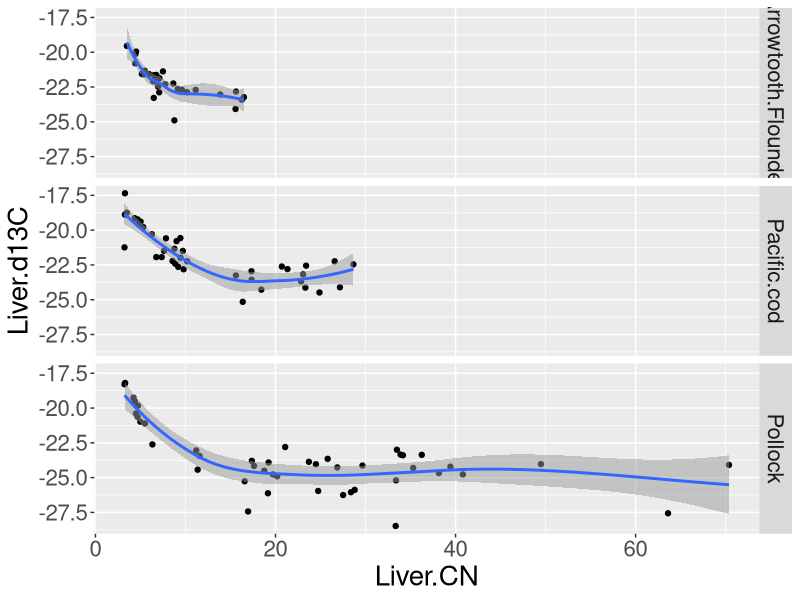
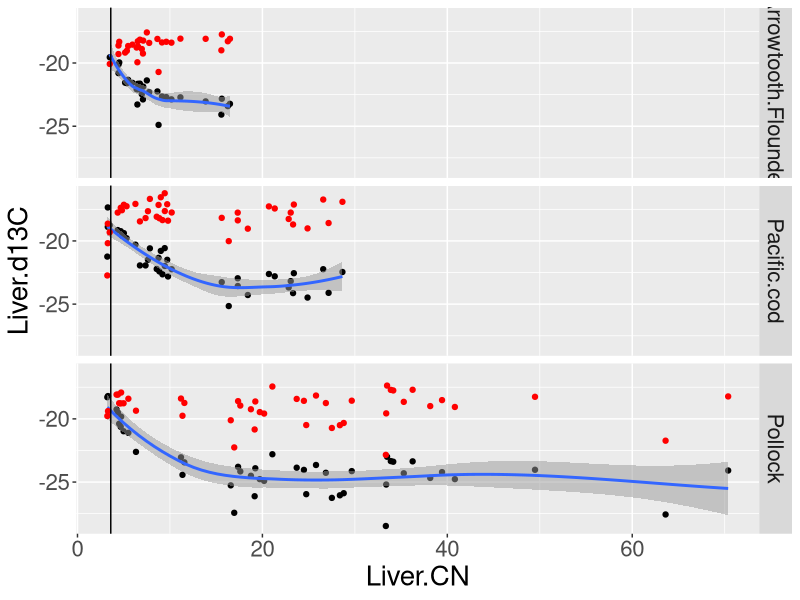
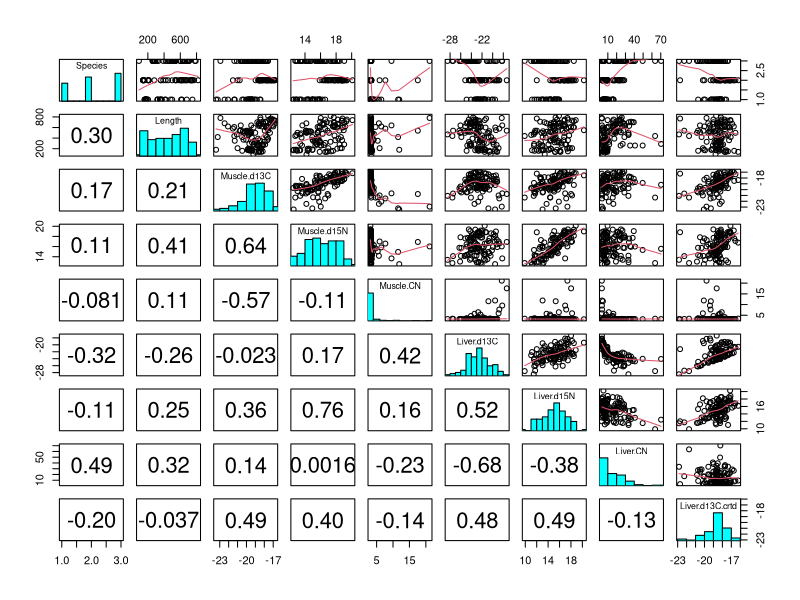
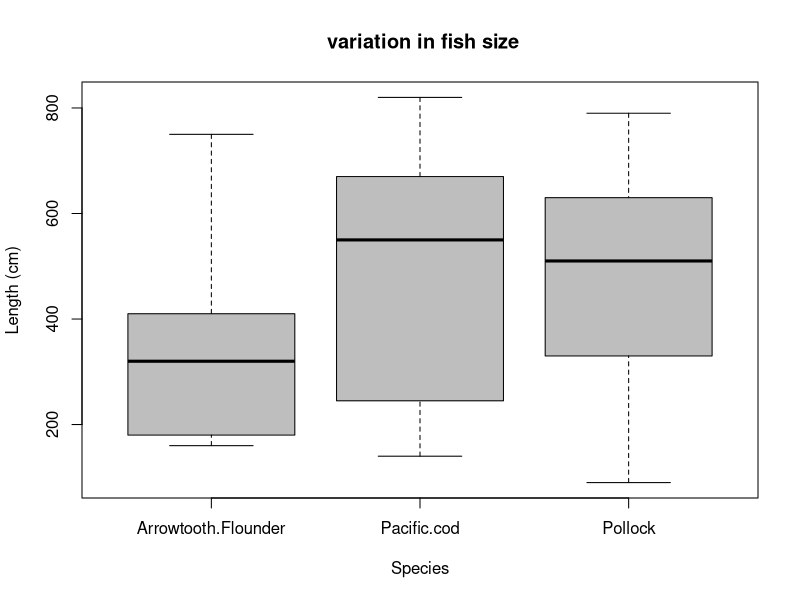
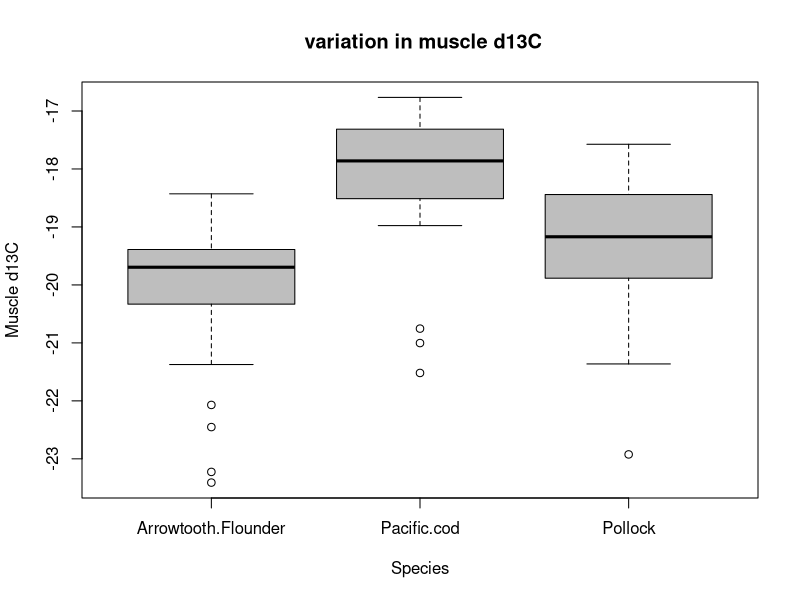
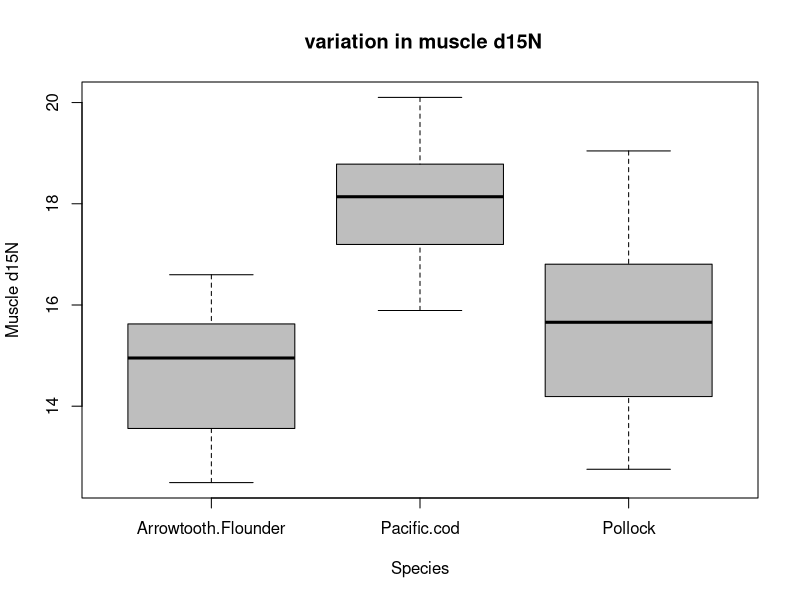
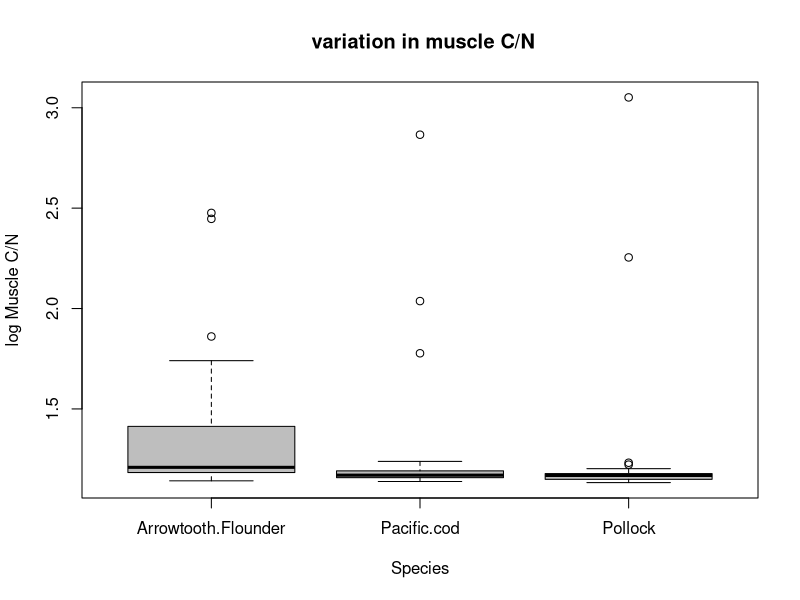
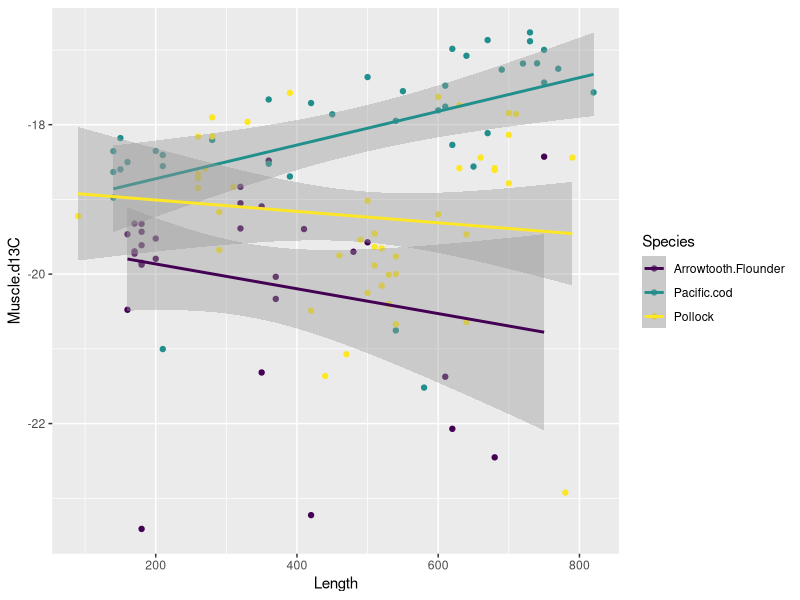

Source code (R) for these figures, in order:
## ---- chunk 1
knitr::opts_chunk$set(echo = TRUE, fig.width = 9, fig.height = 6)
## ---- chunk 2
library(tidyverse)
## ---- chunk 3
mydata <- read.csv("Practical02.csv", header = TRUE, stringsAsFactors = FALSE)

# force species to be a factor type variable
mydata$Species <- factor(mydata$Species)

# verify that it imported as expected
head(mydata)

## ---- chunk 4

mydata %>% 
  group_by(Species) %>%
  summarise(count = n(), 
            mean_length = mean(Length),
            mean_muscle_d13C = mean(Muscle.d13C),
            mean_muscle_d15N = mean(Muscle.d15N), 
            mean_liver_d13C = mean(Liver.d13C),
            mean_liver_d15N = mean(Liver.d15N))



## ---- chunk 5
# code to do this using base R graphics
# plot(Liver.d13C ~ Liver.CN, data = mydata, 
#      subset = Species == "Arrowtooth.Flounder", main = "Arrowtooth.Flounder")
# 
# # lowess smoother not working like this for the subset.
# # lines(lowess(mydata$Liver.CN, mydata$Liver.d13C), col = "red")
# 
# plot(Liver.d13C ~ Liver.CN, data = mydata, 
#      subset = Species == "Pacific.cod", main = "Pacific.cod")
# 
# plot(Liver.d13C ~ Liver.CN, data = mydata, 
#      subset = Species == "Pollock", main = "Pollock")

# try to do this in ggplot using facets
library(tidyverse)
liver.plot <- ggplot(data = mydata, 
                     mapping = aes(x = Liver.CN, 
                                   y = Liver.d13C)) + 
  geom_point() +
  geom_smooth(method = "loess", alpha = 0.5) +
  facet_grid(Species~.) + 
  theme(text = element_text(size=20))
print(liver.plot)

## ---- chunk 6

# constants used in the correction for liver tissue
a <-   6.059
b <- -22.270
c <-  -1.397

# add columns for lipid corrected liver to the data.frame
mydata <- mydata %>% 
  mutate(Liver.d13C.crtd = Liver.d13C + 
           (a * Liver.CN + b) / (Liver.CN + c))

# mydata$Liver.d13C.crtd <-  mydata$Liver.d13C + 
#   (a * mydata$Liver.CN + b) / (mydata$Liver.CN + c)

# check that it worked as expected
head(mydata)

# specify a color pallete with 3 colours for this example
# palette(c("black", "red", "blue"))

# plot the correlation between the corrected and raw values, and 
# indicate which observations have large C/N ratios by the 
# size of the datapoints.
# plot(Liver.d13C.crtd ~ Liver.d13C, data = mydata, 
#      col = Species, cex = 5 * Liver.CN / max(Liver.CN), pch = 19, asp = 1)
# 
# # add the 1:1 line
# abline(a = 0, b = 1, col = "grey", lty = 1, lwd = 2)
# 
# 
# # reset the colour palette to the default
# palette("default")

# now plot the corrected values on top of our raw data from before 
# and add a vertical line at 3.6 which is "pure protein"
liver.plot.2 <- liver.plot + 
  geom_point(data = mydata, aes(x = Liver.CN, 
                                y = Liver.d13C.crtd), 
             col = "red") +
  geom_vline(xintercept = 3.6, col = "black")

print(liver.plot.2)
ggsave(plot = liver.plot.2, 
       filename = "../../images/lipid_corrected_liver.jpg")
## ---- chunk 7

# how are the data encoded in R?
str(mydata)

# a basic summary of each column in the data.frame
summary(mydata)

# how many obverations do we have per Taxon might also be of use
table(mydata$Species)

# Using datq from our first practical, generate all pair-wise scatterplots
# = = = = = = = = = = = = = = = = = = = = = = = = = = = = = =
# source("my_functions.R")
# These functions are copied from the help file for pairs()
## put histograms on the diagonal
panel.hist <- function(x, ...)
{
    usr <- par("usr"); on.exit(par(usr))
    par(usr = c(usr[1:2], 0, 1.5) )
    h <- hist(x, plot = FALSE)
    breaks <- h$breaks; nB <- length(breaks)
    y <- h$counts; y <- y/max(y)
    rect(breaks[-nB], 0, breaks[-1], y, col = "cyan", ...)
}

panel.cor <- function(x, y, digits = 2, prefix = "", cex.cor, ...)
{
    usr <- par("usr"); on.exit(par(usr))
    par(usr = c(0, 1, 0, 1))
    r <- cor(x, y)
    txt <- format(c(r, 0.123456789), digits = digits)[1]
    txt <- paste0(prefix, txt)
    if(missing(cex.cor)) cex.cor <- 0.4/strwidth(txt)
    # text(0.5, 0.5, txt, cex = cex.cor * r)
    text(0.5, 0.5, txt, cex = 2)
}

# = = = = = = = = = = = = = = = = = = = = = = = = = = = = = =

# this select function comes from the package dplyr and allows us to 
# select a subset of columns to plot.
pairs(mydata, 
      diag.panel = panel.hist,
      upper.panel = panel.smooth,
      lower.panel = panel.cor)



## ---- chunk 8
# Summarise the data by group using the package dplyr (install if required)

# load the library
library(tidyverse)

summarise.muscle <- mydata %>% group_by(Species) %>%  
  summarise(count = length(Species),
            musC = mean(Muscle.d13C), musSdC =  sd(Muscle.d13C), 
            musN = mean(Muscle.d15N), musSdN =  sd(Muscle.d15N),
            musCN = mean(Muscle.CN),  musSdCN = sd(Muscle.CN))

# print a pretty table
knitr::kable(summarise.muscle, digits = 2)
# print(summarise.muscle)


summarise.liver <- mydata %>% group_by(Species) %>% 
  summarise(count = length(Species),
            livC.c = mean(Liver.d13C.crtd), 
            livSdC.c =  sd(Liver.d13C.crtd),
            livN = mean(Liver.d15N), 
            livSdN =  sd(Liver.d15N),
            livCN = mean(Liver.CN),  
            livSdCN = sd(Liver.CN) )

# print a pretty table
knitr::kable(summarise.liver, digits = 2)
# print(summarise.liver)
## ---- chunk 9

boxplot(Length ~ Species, data = mydata, col="grey", 
        xlab="Species", ylab="Length (cm)", 
        main = " variation in fish size")


boxplot(Muscle.d13C ~ Species, data = mydata, col="grey", 
        xlab="Species", ylab="Muscle d13C", 
        main = " variation in muscle d13C")

#now d15N
boxplot(Muscle.d15N ~ Species, data = mydata, col="grey", 
        xlab="Species", ylab="Muscle d15N", 
        main = " variation in muscle d15N")

#now d15N
boxplot(log(Muscle.CN) ~ Species, data = mydata, col="grey", 
        xlab="Species", ylab="log Muscle C/N", 
        main = " variation in muscle C/N")


## ---- chunk 10

# length by species
length.aov <-  aov(Length ~ Species, data = mydata)
summary(length.aov)

# muscle carbon by species
muscleC.aov <- aov(Muscle.d13C ~ Species, data = mydata)
summary(muscleC.aov)

# muscle N by species
muscleN.aov <- aov(Muscle.d15N ~ Species, data = mydata)
summary(muscleN.aov)

# muscle C/N ratio by species
muscleCN.aov <- aov(log(Muscle.CN) ~ Species, data = mydata)
summary(muscleCN.aov)

## ---- chunk 11
TukeyHSD(muscleC.aov)
## ---- chunk 12

g_muscle_C <- ggplot(data = mydata,
                     mapping = aes(x = Length, 
                                   y = Muscle.d13C,
                                   color = Species)) + 
  geom_point() + 
  geom_smooth(method = "lm") + 
  scale_color_viridis_d(end = 1)

print(g_muscle_C)


d13C.length.model <- glm(Muscle.d13C ~ Species + Length, data = mydata)
summary(d13C.length.model)

d13C.interaction.model <- glm(Muscle.d13C ~ Species + Length + Species:Length, 
                              data = mydata)
summary(d13C.interaction.model)


## ---- chunk 13

g_muscle_N <- ggplot(data = mydata,
                     mapping = aes(x = Length, 
                                   y = Muscle.d15N,
                                   color = Species)) + 
  geom_point() + 
  geom_smooth(method = "lm") + 
  scale_color_viridis_d(end = 1)

print(g_muscle_N)

d15N.length.model <- glm(Muscle.d15N ~ Species + Length, data = mydata)
summary(d15N.length.model)

d15N.interaction.model <- glm(Muscle.d15N ~ Species + Length + Species:Length, 
                              data = mydata)
summary(d15N.interaction.model)

## ---- chunk 14

d13C.species.model <- glm(Muscle.d13C ~ Species, data = mydata)
summary(d13C.species.model)

## ---- chunk 15
t.test(mydata$Muscle.d13C[mydata$Species == "Arrowtooth.Flounder"],
       mydata$Liver.d13C.crtd[mydata$Species == "Arrowtooth.Flounder"],
       paired = TRUE)
## ---- chunk 16

# load the library
library(ggplot2)

# use our ellipse function to generate the ellipses for plotting

# this is the basic plot, which im not actually going to plot
# as i won't call print(first.plot). Doing this is purely choice, 
# and for me it keeps my code tidier and easier to interpret
first.plot <- ggplot(data = mydata, aes(Muscle.d13C, Muscle.d15N)) +
  geom_point(aes(color = Species), size = 2)+
  ylab(expression(paste(delta^{15}, "N (\u2030)")))+
  xlab(expression(paste(delta^{13}, "C (\u2030)"))) + 
  theme(text = element_text(size=15))

# decide how big an ellipse you want to draw
# NB 50% ellipses this time for no reason other than i dont need them huge
# to get a sense for their size and shape.. indeed we could plot 
# Standard Ellipses using p.ell <- stats::pchisq(1, df = 2) which
# results in 0.39
p.ell <- 0.50


# create our plot based on first.plot above
# adding the stat_ellipse() geometry. We 
# specify thee ellipse to be plotted using 
# the polygon geom, with fill and edge colour
# defined by Taxon as a grouping variable, 
# using the normal distribution and with 
# a quite high level of transparency.
ellipse.plot <- first.plot + 
  stat_ellipse(aes(group = Species, 
                   fill = Species, 
                   color = Species), 
               alpha = 0.3, 
               level = p.ell,
               type = "norm",
               geom = "polygon")

print(ellipse.plot)

## ---- chunk 17

multivar.model <- manova(cbind(Muscle.d13C, Muscle.d15N) ~ Species, 
                         data = mydata)

summary(multivar.model)
## ---- chunk 18
library(vegan)

# extract the isotope data for muscle for 
# subsequent modelling as a response variable.
Y_muscle <- with(mydata, cbind(Muscle.d13C, Muscle.d15N))

# run a PERMANOVA model
perm.model <- adonis(Y_muscle ~ Species, 
                     data = mydata, 
                     method = "euclidean", 
                     permutations = 9999)

# print output of the permanova model to screen
perm.model

## ---- chunk 19

centroids <- cbind(summarise.muscle$musC, summarise.muscle$musN)

dist.btw.centoids <- dist(centroids)

print(dist.btw.centoids)

## ---- chunk 20

# calculate the euclidean distances between observations
dis <- vegdist(Y_muscle, 
               method ="euclidean")

# analysis of multivariate homogeneity of 
# group dispersions (variances)
mod <- betadisper(dis, mydata$Species)

# print the results of the ANOVA to screen
knitr::kable(anova(mod))

# perform Tukey's posthoc test between the means
mod.HSD <- TukeyHSD(mod)

# plot the post hoc test results
par(mfrow = c(1,1))
plot(mod.HSD)

## ---- chunk 21

# fit rda model from the vegan package
CAP_like_analysis <- vegan::rda( Y_muscle  ~ Species, 
                 data = mydata, 
                 dist = "euclidean")

# try to predict a value for an "Arrowtooth.Flounder"
# for example.
predict(CAP_like_analysis, 
        newdata = data.frame(Species = 
                               "Arrowtooth.Flounder"))
## ---- chunk 22

ggplot(data = mydata, mapping = aes(x = Muscle.d13C, Muscle.d15N))+ 
  geom_point(aes(color = Species))
